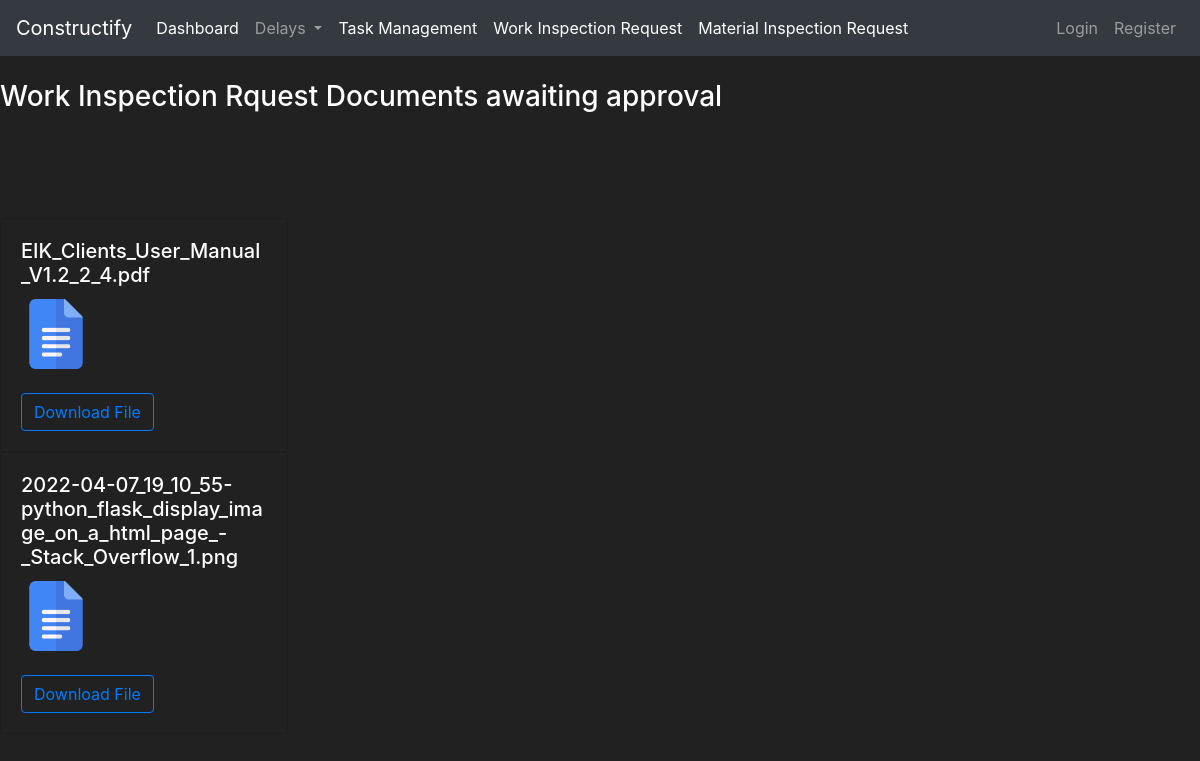
The page /MIRSubmitted/5 on the database its author committed.
### construct/models.py (models this page shows)
class MIRDocument(db.Model):
    id = db.Column(db.Integer(), nullable=False, primary_key=True)
    mir_file_name = db.Column(db.String(length=30), nullable=False)
    mir_id = db.Column(db.String(length=30), nullable=False)
    status = db.Column(db.String(length=30), nullable=False)

### construct/routes.py (the view)
@app.route("/MIRSubmitted/<string:passed_id>", methods=['GET', 'POST'])
def mir_submitted_page(passed_id):
        submitted_wir= MIRDocument.query.all()
        return render_template('MIRSubmittedPage.html', fileNamelist=submitted_wir, passed_mir_id=str(passed_id))

### construct/templates/MIRSubmittedPage.html (shortened to what this page needs)
{% extends 'base.html' %}
  {% block content%}
  <h3>Work Inspection Rquest Documents awaiting approval</h3>
  <br><br>
  <br><br>
  {% for mir in fileNamelist %}
  {% if mir.mir_id == passed_mir_id %}
  <div class="card" style="width: 18rem;background-color:#212121;">
    <div class="card-body">
      <h5 class="card-title">{{mir.mir_file_name}}</h5>
      <img src="/static/icons/doc_icon.png" alt="User Image" width="70" height="70">
      <br><br>
      <a class="btn btn-outline-primary" href="{{url_for('downloadmir',mir_name=mir.mir_file_name)}}" role="button">Download File</a>
    </div>
  </div>
   {% endif %}
 {% endfor %}
  {% endblock %}

### construct/templates/base.html (style rules this page uses)
body { background-color: #212121; color: white }

### rows shown on the page
MIRDocument: mir_file_name "EIK_Clients_User_Manual_V1.2_2_4.pdf"
MIRDocument: mir_file_name "2022-04-07_19_10_55-python_flask_display_image_on_a_html_page_-_Stack_Overflow_1.png"
